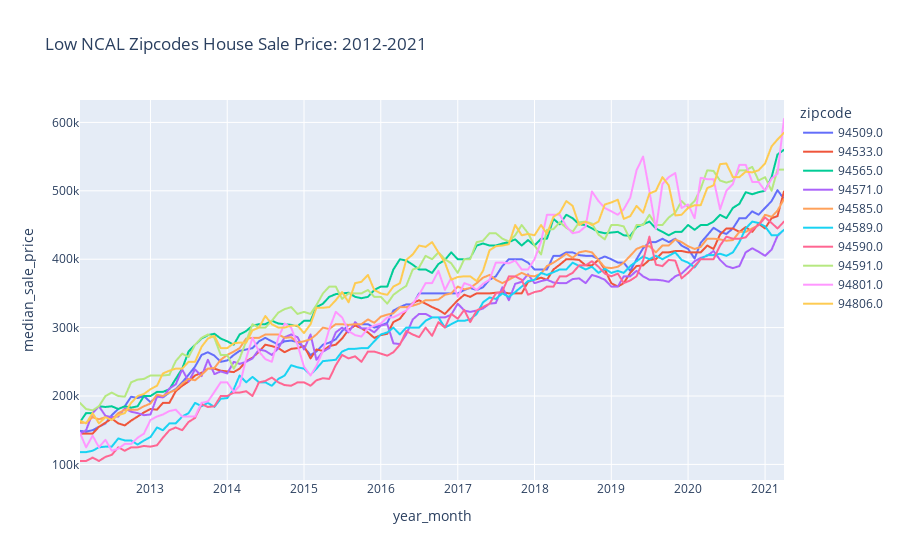

Notebook source saved alongside this figure:
### Code cell
fig = px.line(low, x="year_month", y="median_sale_price", color='zipcode', title='Low NCAL Zipcodes House Sale Price: 2012-2021')
iplot(fig)
